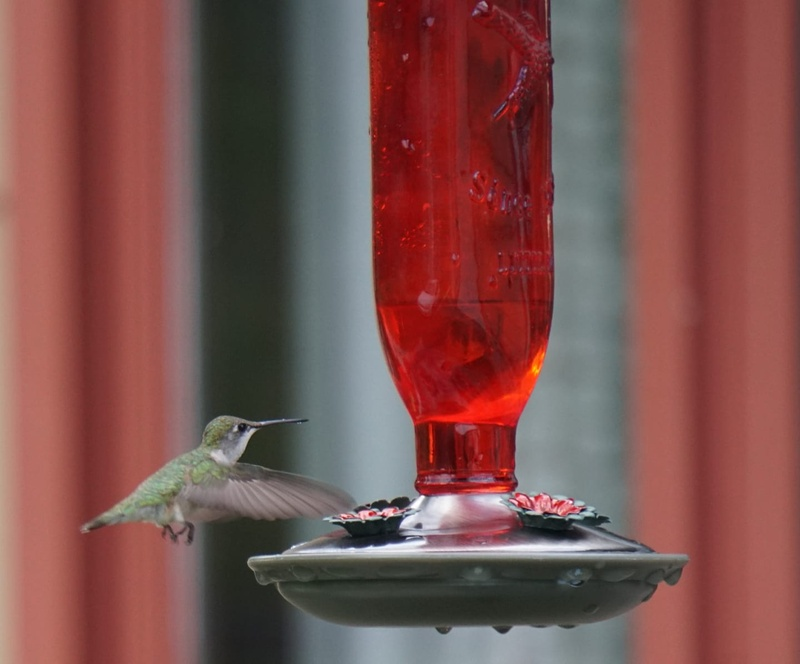
#> input picture CV/before/CV_WEEK02_2_AM/hummingbird.jpg, 800 x 664 px, shrunk from 1440 x 1195 before the run
$ python imageops_study04.py
#> lines starting #> are read from the running program, lines starting #| are printed output that depends on the picture
from PIL import Image, ImageOps

def expand(image_path, output_path, border, fill):
#> called with image_path = 'hummingbird.jpg', output_path = 'hummingbird_expanded.jpg', border = 100, fill = 'red'
    image = Image.open(image_path)
#> image is the input picture: PIL image 800x664 RGB; mean R, G, B 124.8, 81.9, 78.8
    converted_image = ImageOps.expand(image, border, fill)
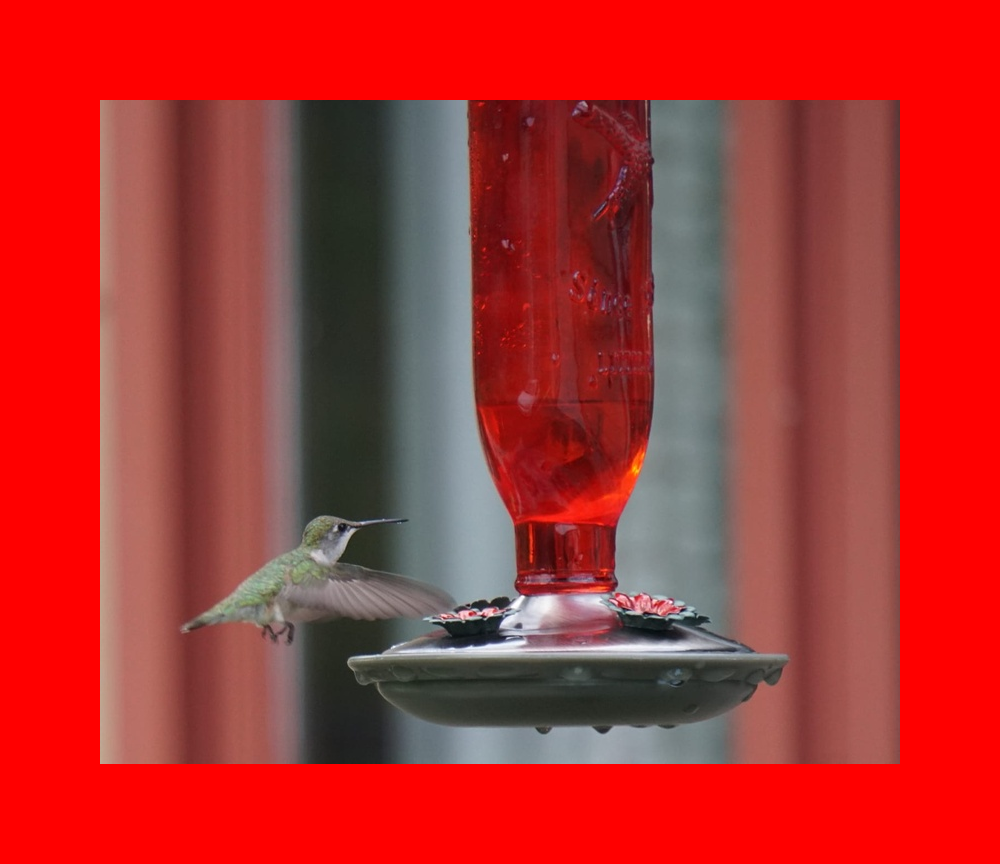
#> converted_image: PIL image 1000x864 RGB; mean R, G, B 175, 50.4, 48.5
    converted_image.save(output_path)

if __name__ == "__main__":
    expand("hummingbird.jpg", "hummingbird_expanded.jpg", border=100, fill="red")

$ run again, with CV/before/CV_WEEK02_2_AM/snowman.jpg copied over CV/before/CV_WEEK02_2_AM/hummingbird.jpg
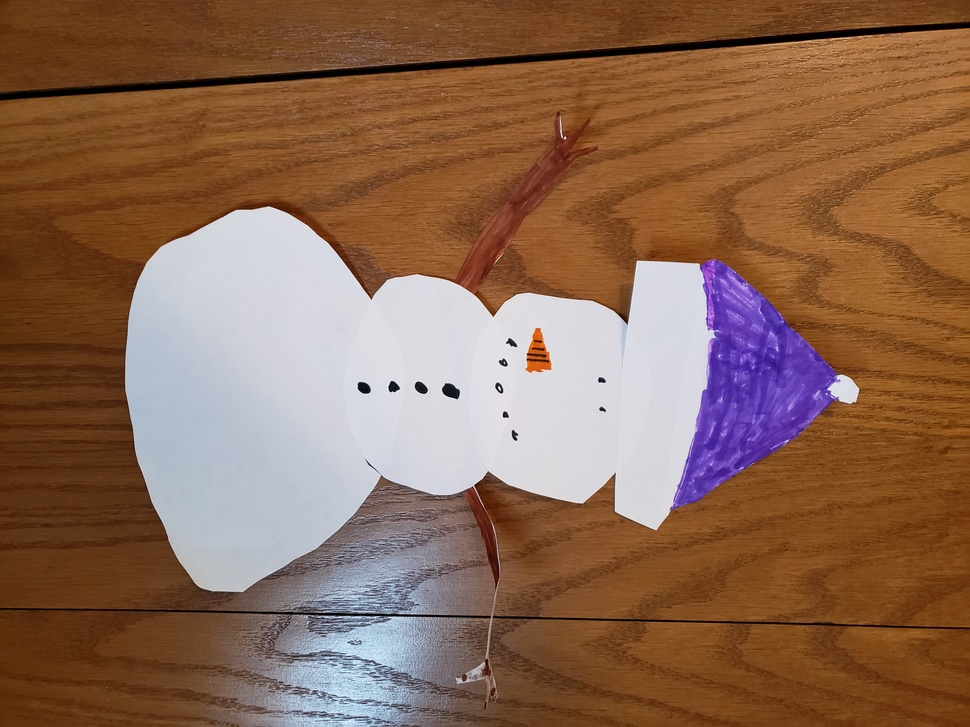
#> input picture CV/before/CV_WEEK02_2_AM/snowman.jpg, 970 x 727 px, shrunk from 4032 x 3024 before the run
#> in expand, image is the input picture: PIL image 970x727 RGB; mean R, G, B 139.2, 104, 82.5
#> in expand, `converted_image = ImageOps.expand(image, border, fill)`:
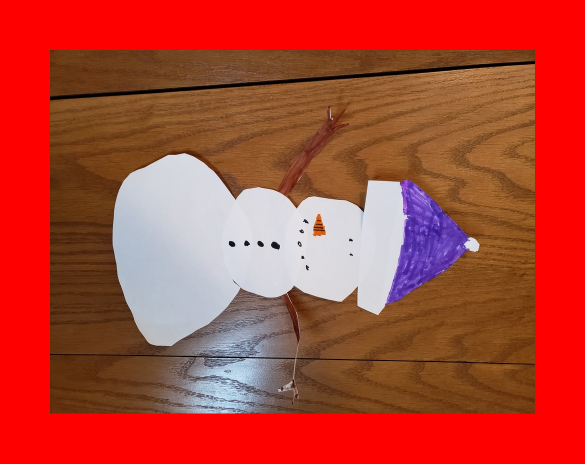
#> converted_image: PIL image 1170x927 RGB (shown at 1/2 size); mean R, G, B 179.7, 67.6, 53.6

$ run again, with CV/before/CV_WEEK02_2_AM/snowman_exif_transposed.jpg copied over CV/before/CV_WEEK02_2_AM/hummingbird.jpg
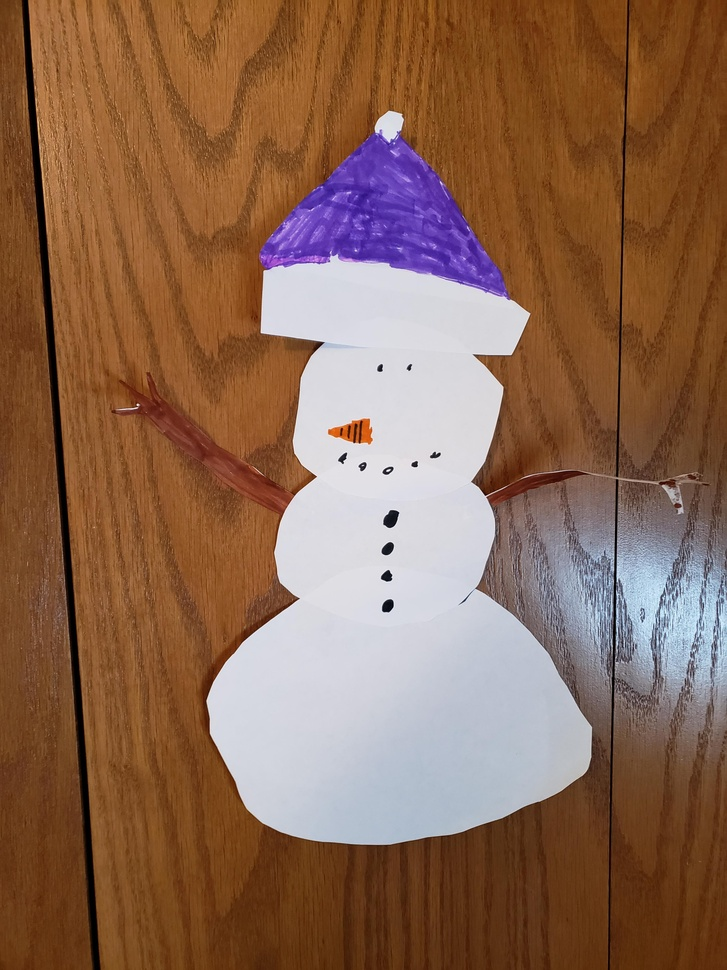
#> input picture CV/before/CV_WEEK02_2_AM/snowman_exif_transposed.jpg, 727 x 970 px, shrunk from 3024 x 4032 before the run
#> in expand, image is the input picture: PIL image 727x970 RGB; mean R, G, B 139.3, 103.9, 82.6
#> in expand, `converted_image = ImageOps.expand(image, border, fill)`:
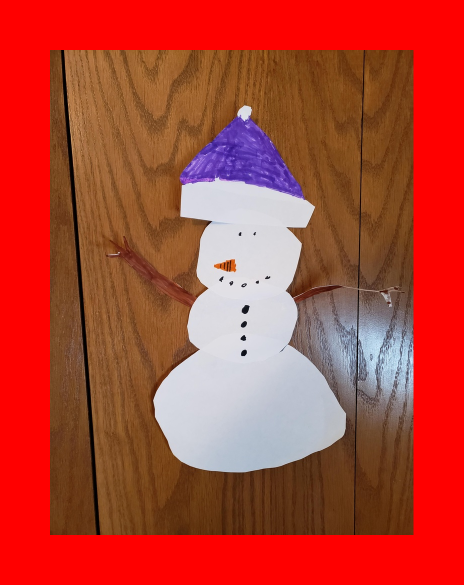
#> converted_image: PIL image 927x1170 RGB (shown at 1/2 size); mean R, G, B 179.8, 67.6, 53.7
